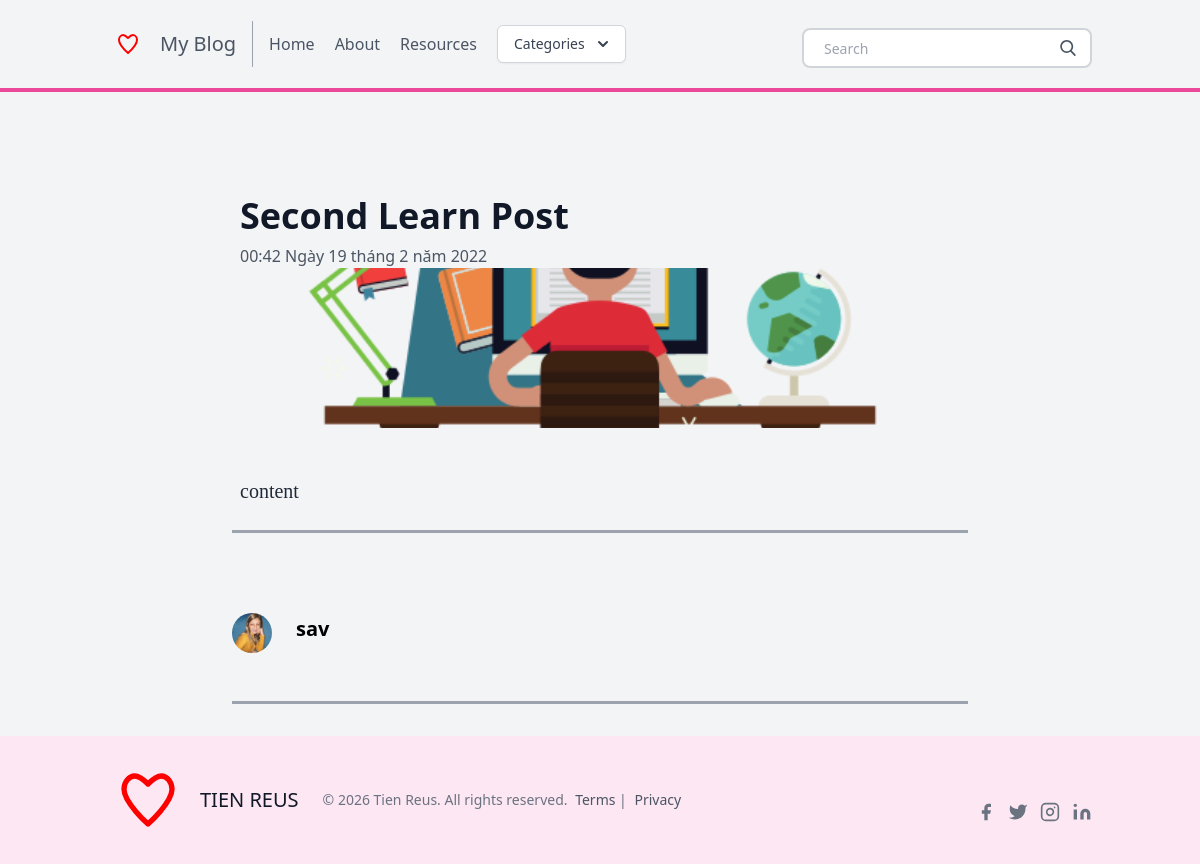
/post/learn-post-2/, run on an earlier commit of the app's database.
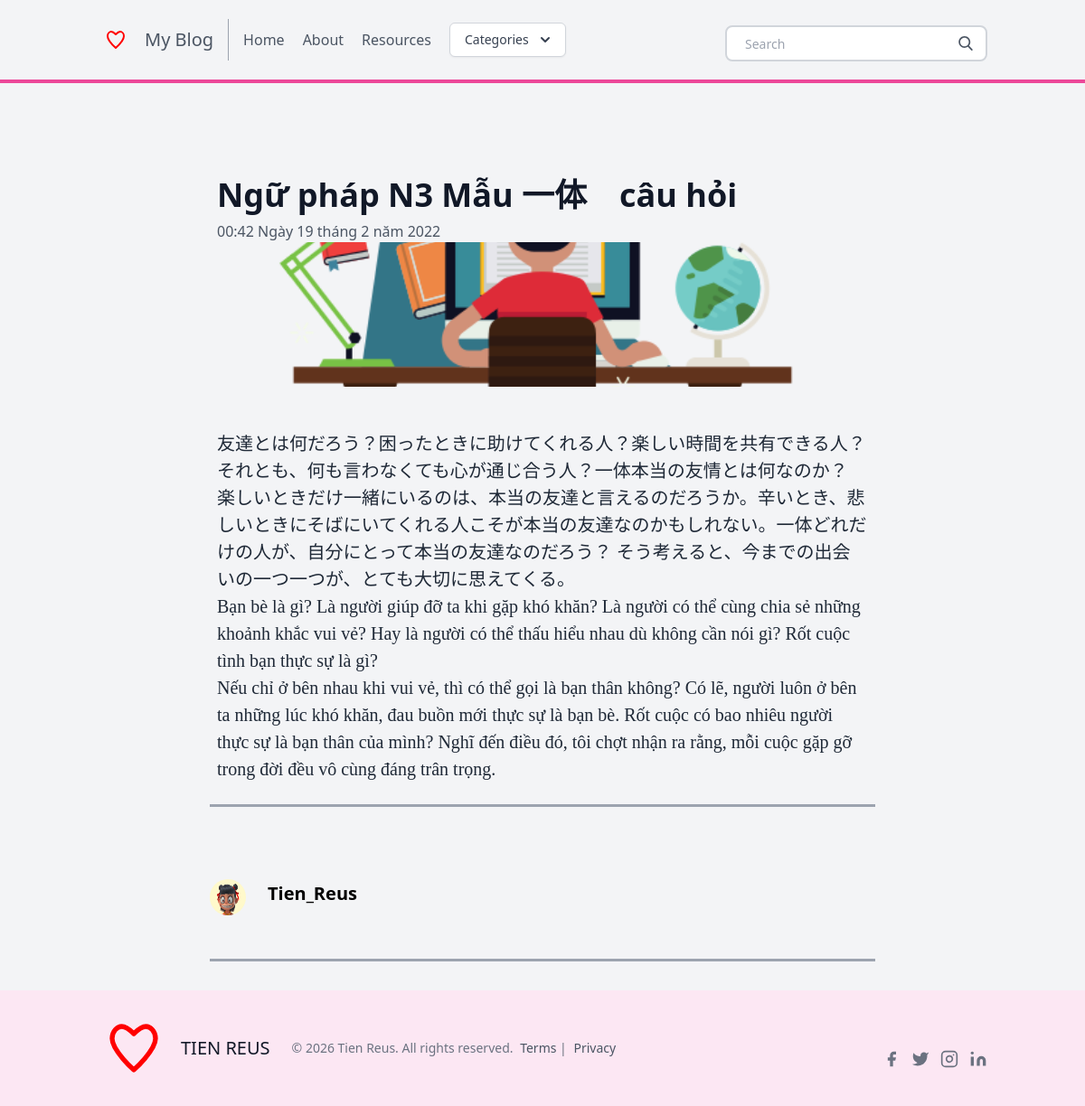
And on a later commit of the database.
### posts/models.py (models this page shows, shortened)
class Post(models.Model):
    title = models.CharField(max_length=100)
    slug = models.SlugField()
    overview = models.TextField()
    timestamp = models.DateTimeField(auto_now_add=True)
    content = models.TextField()
    author = models.ForeignKey(Author, on_delete=models.CASCADE)
    thumbnail = models.ImageField()
    categories = models.ManyToManyField(Category)
    featured = models.BooleanField()

class Author(models.Model):
    user = models.OneToOneField(User, on_delete=models.CASCADE)
    profile_picture = models.ImageField()
    def __str__(self):
        return self.user.username

### posts/views.py (the view)
# urls.py: path('post/<slug>/', post, name = 'post'),
def post (request,slug):
    post = get_object_or_404(Post, slug=slug)
    latest = Post.objects.order_by('-timestamp')[:3]
    context = {
        'post': post,
        'latest': latest,
    }
    return render(request, 'post.html', context)

### posts/templatetags/markdown_extras.py (called while the page is built)
@register.filter()
@stringfilter
def markdown(value):
    return md.markdown(value, extensions=['markdown.extensions.fenced_code'])

@register.simple_tag
def get_categories():
    return Category.objects.all()[0:3]

### templates/post.html (shortened to what this page needs)
{% extends 'base.html' %}
{% load markdown_extras %}
{% block content %}
<body class="bg-gray-100 font-sans leading-normal tracking-normal">
	<div class="container w-full md:max-w-3xl mx-auto pt-20">
		<div class="w-full px-4 md:px-6 text-xl text-gray-800 leading-normal" style="font-family:Georgia,serif;">
			<div class="font-sans">
						<h1 class="font-bold font-sans break-normal text-gray-900 pt-6 pb-2 text-3xl md:text-4xl">
						{{ post.title }}</h1>
						<p class="text-sm md:text-base font-normal text-gray-600">
						{{ post.timestamp }}</p>
						<img class="h-40 rounded w-full object-cover object-center mb-6" src="{{ post.thumbnail.url }}" alt="content">
			</div>
			<div class="py-6">
			{{ post.content | markdown | safe }}
			</div>
		</div>
		<hr class="border-b-2 border-gray-400 mb-8 mx-4">
		<div class="flex w-full items-center font-sans px-4 py-12">
			<img class="w-10 h-10 rounded-full mr-4" src="{{ post.author.profile_picture.url }}">
			<div class="flex-1 px-2">
				<p class="text-base font-bold text-base md:text-xl leading-none mb-2">
				{{ post.author }}</p>
			</div>
		</div>
		<hr class="border-b-2 border-gray-400 mb-8 mx-4">
	</div>
{% endblock content %}

What changed in the data, as far as the page shows it:
changed Post: title "Second Learn Post" → "Ngữ pháp N3 Mẫu 一体 câu hỏi"; content "content" → "友達とは何だろう？困ったときに助けてくれる人？楽しい時間を共有できる人？それとも、何も言わなくても心が通じ合う人？一体本当の友情とは何なのか？ 楽しいときだけ一緒にいるのは、本当の友達と言えるのだろうか。辛いとき、悲しいときにそばにいてくれる人こそが本当の友達なのかもしれない。一体どれだけの人が、自分にとって本当の友達なのだろう？ そう考えると、今までの出会いの一つ一つが、とても大切に思えてくる。 Bạn bè là gì? Là người giúp đỡ ta khi gặp khó khăn? Là người có thể cùng chia sẻ những khoảnh khắc vui vẻ? Hay là người có thể thấu hiểu nhau dù không cần nói gì? Rốt cuộc tình bạn thực sự là gì? Nếu chỉ ở bên nhau khi vui vẻ, thì có thể gọi là bạn thân không? Có lẽ, người luôn ở bên ta những lúc khó khăn, đau buồn mới thực sự là bạn bè. Rốt cuộc có bao nhiêu người thực sự là bạn thân của mình? Nghĩ đến điều đó, tôi chợt nhận ra rằng, mỗi cuộc gặp gỡ trong đời đều vô cùng đáng trân trọng."; author.profile_picture: a different picture; author "sav" → "Tien_Reus"
